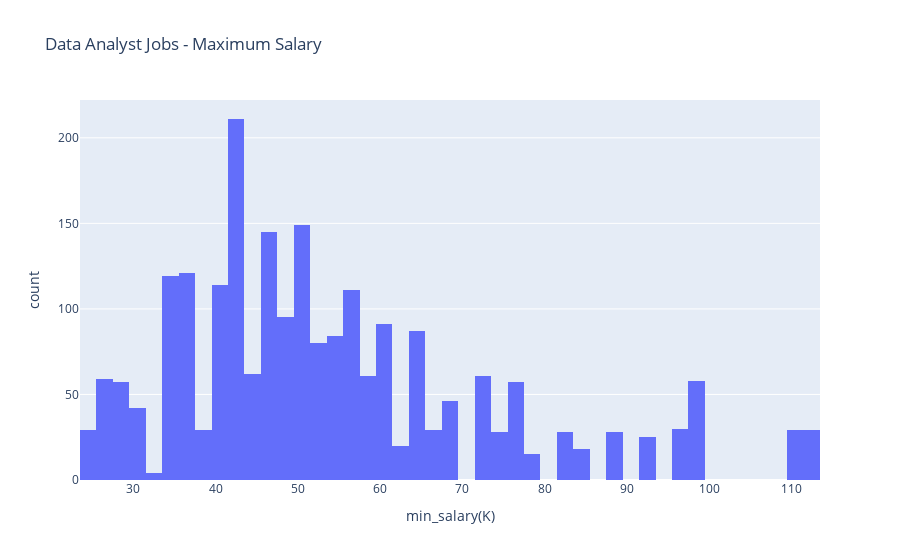

Write notebook code for a chart like this one.
### Code cell
px.histogram(df, x="min_salary(K)", title="Data Analyst Jobs - Maximum Salary")

### Figure 1 — Plotly figure (JSON) as saved in the notebook; plotly's stock layout.template omitted (floating-point values rounded to 4 significant figures; data arrays with more than 128 entries replaced by an {"elided": "..."} marker saying what was removed)
{"data": [{"alignmentgroup": "True", "bingroup": "x", "hovertemplate": "min_salary(K)=%{x}<br>count=%{y}<extra></extra>", "legendgroup": "", "marker": {"color": "#636efa", "pattern": {"shape": ""}}, "name": "", "offsetgroup": "", "orientation": "v", "showlegend": false, "type": "histogram", "x": {"elided": "2251 int values"}, "xaxis": "x", "yaxis": "y"}], "layout": {"barmode": "relative", "legend": {"tracegroupgap": 0}, "title": {"text": "Data Analyst Jobs - Maximum Salary"}, "xaxis": {"anchor": "y", "domain": [0, 1], "title": {"text": "min_salary(K)"}}, "yaxis": {"anchor": "x", "domain": [0, 1], "title": {"text": "count"}}}}
